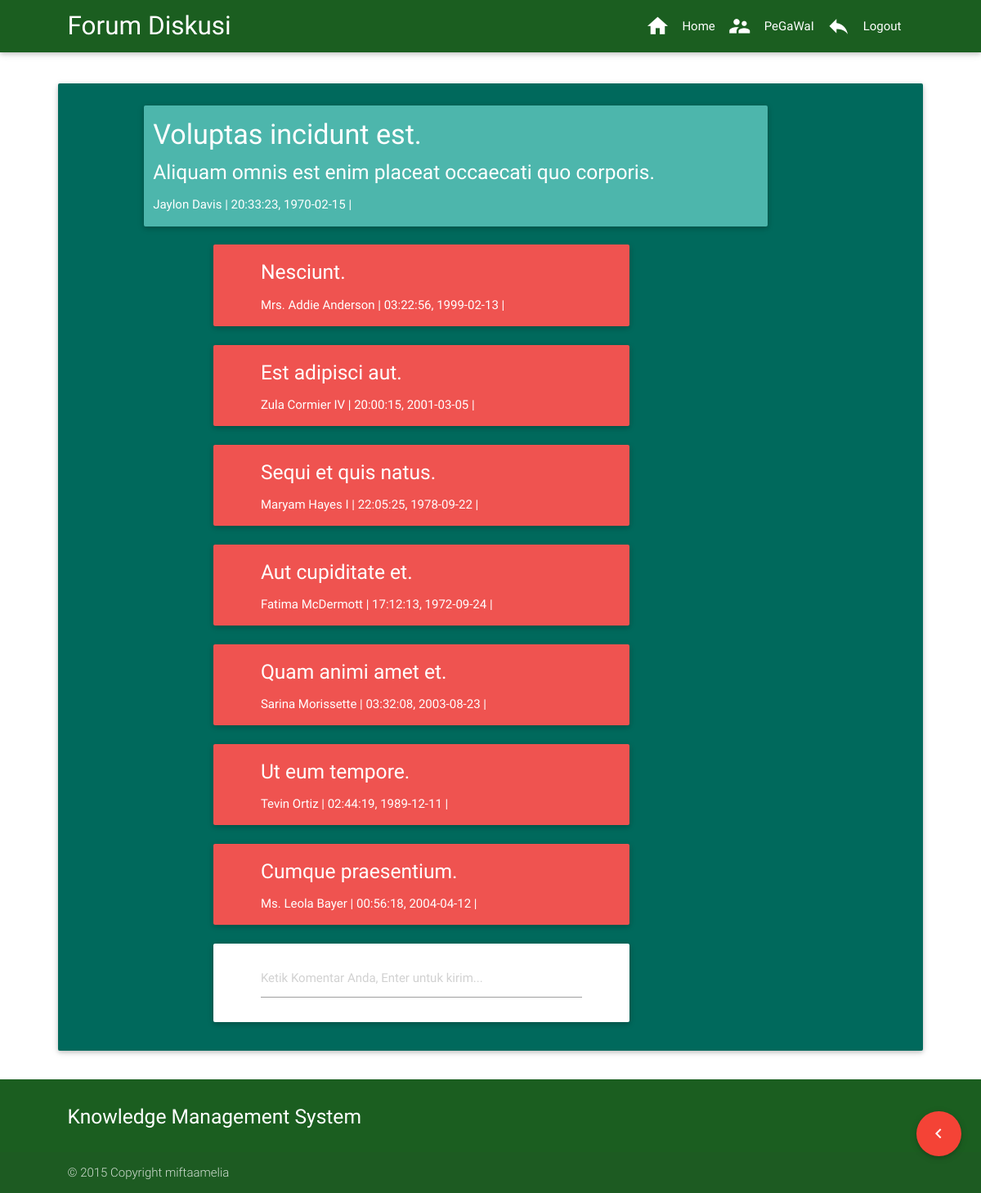
The page /pegawai/module/static/tampil.php?id=2 (signed in) on the database as committed earlier.
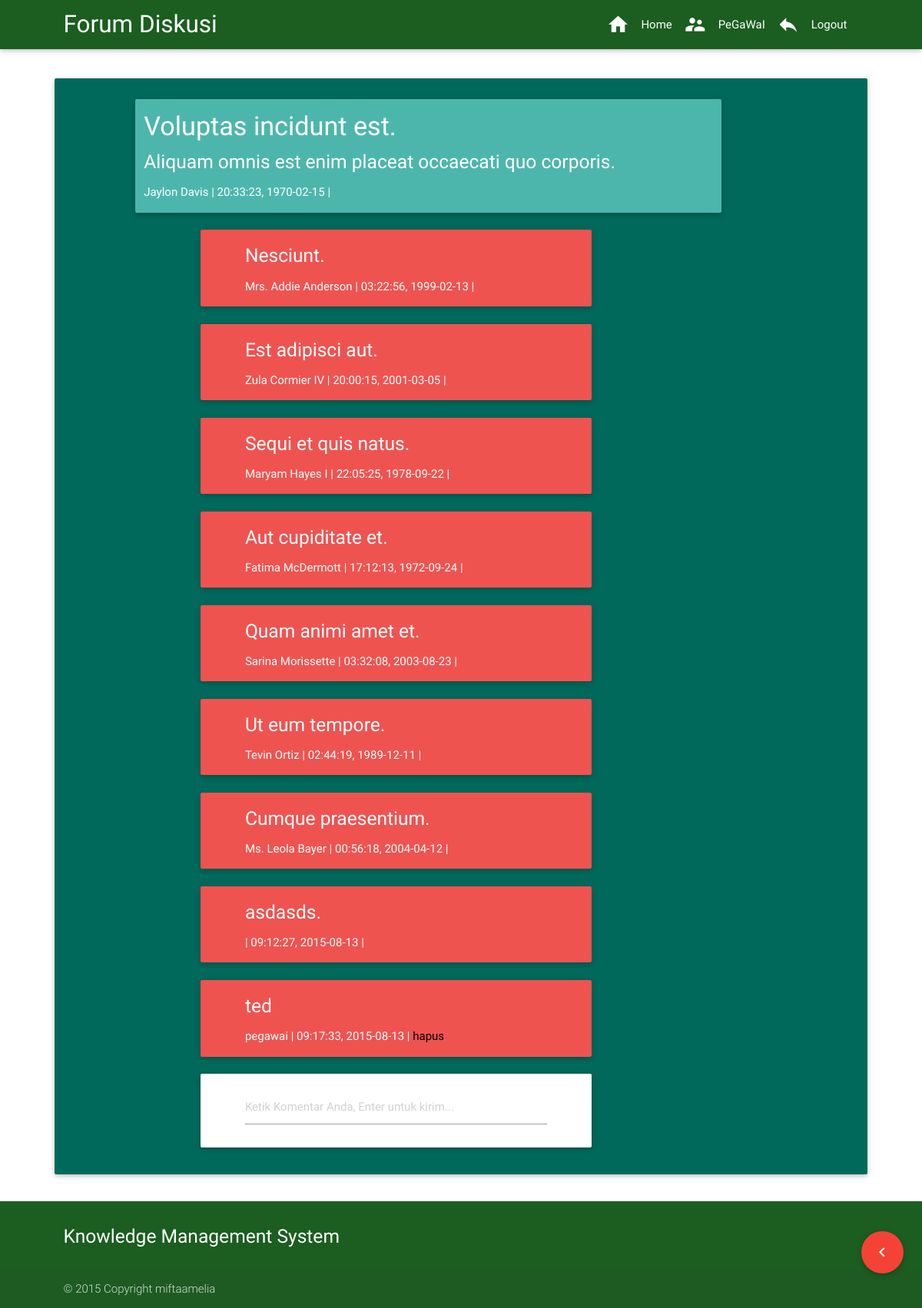
The same page on the database as committed later.
### tables this page shows
CREATE TABLE IF NOT EXISTS `forum2` (
  `id` int(11) NOT NULL AUTO_INCREMENT,
  `forum_id` int(11) NOT NULL,
  `komentar` text,
  `user` varchar(50) DEFAULT NULL,
  `tgl` date DEFAULT NULL,
  `jam` time DEFAULT NULL,
  PRIMARY KEY (`id`)
);

### pegawai/module/static/tampil.php (the view, shortened to what this page needs)
<html>
  <head>
    <link href="../../../asset/css/materialize.min.css" rel="stylesheet">
  </head>
  <body>
    <header>
        <nav class="green darken-4">
            <div class="nav-wrapper container">
                <a class="brand-logo">Forum Diskusi</a>
                <ul id="nav-mobile" class="right hide-on-med-and-down">
                  <li><a href="../../home.php"><i class="mdi-action-home left"></i>Home</a></li>
                  <li><i class="mdi-action-account-child left"></i>
                  <?php echo (isset($_SESSION['nama_lengkap']) ? $_SESSION['nama_lengkap'] : 'anonym' )?>
                  </li>
                  <li><a href="../../../logout.php"><i class="mdi-content-reply left"></i>Logout</a></li>
                </ul>
            </div>
        </nav>
    </header>
<?php
$id= ($_GET['id']);
$q = "SELECT * FROM forum WHERE id='$id'";
$sql = mysql_query ($q);
$hasil = mysql_fetch_array ($sql);
?>
    <main style="margin-top:30px;" class="container">
  		<div class="card-panel teal darken-3 row">
        <div class="card-panel teal lighten-2 white-text col s9 offset-s1">
          <h4><?php echo $hasil['judul']?></h4>
          <h5><?php echo $hasil['isi']?></h5>
          <p>
            <?php echo $hasil['user']?> |
            <?php echo $hasil['jam']?>, <?php echo $hasil['tgl']?> |
          </p>
        </div>
  <?php
    $q2 = "SELECT * from forum2 WHERE forum_id='$id'";
    $sql = mysql_query ($q2);
    while ($hasil2 = mysql_fetch_array ($sql)) {
  ?>
        <div class="card-panel red lighten-1 col s6 offset-s2 white-text">
          <div class="container" style="margin-top: 20px">
            <h5><?php echo $hasil2['komentar']?></h5>
            <p>
              <?php echo $hasil2['user']?> |
              <?php echo $hasil2['jam']?>, <?php echo $hasil2['tgl']?> |
              <?php if ($hasil2['user'] == $_SESSION['username']) {  ?>
                <a href="hapuskomen.php?id=<?php echo $hasil['id'] ?>&id2=<?php echo $hasil2['id'] ?>" class="black-text">hapus</a>
              <?php } ?>
            </p>
          </div>
        </div>
  <?php } ?>
        <div class="card-panel lighten-2 col s6 offset-s2">
        <form action="simpan.php" method="post">
          <div class="container" style="margin-top: 20px">
              <input type="text" id="komentar" name="komentar" required placeholder="Ketik Komentar Anda, Enter untuk kirim...">
          </div>
        </form>
        </div>
      </div>
    </main>
    <footer class="page-footer green darken-4">
        <div class="container">
            <div class="row">
                <div class="col l6 s12">
                    <h5 class="white-text">Knowledge Management System</h5>
                </div>
            </div>
        </div>
        <div class="footer-copyright">
            <div class="container">
                © 2015 Copyright miftaamelia
            </div>
        </div>
    </footer>
    <div class="fixed-action-btn" style="bottom: 45px; right: 24px;">
    <a href="index.php" class="btn-floating btn-large red">
    <i class="large mdi-hardware-keyboard-arrow-left"></i>
    </a>
    </div>
  </body>
</html>

Rows that differ between the two databases and show on the page:
added forum2: komentar "asdasds.", jam "09:12:27", tgl "2015-08-13"
added forum2: komentar "ted", user "pegawai", jam "09:17:33", tgl "2015-08-13"
